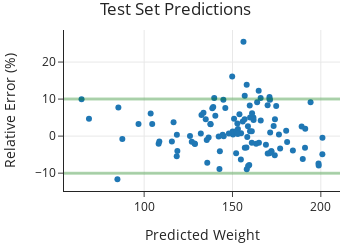

This figure's notebook cell:
### Code cell
fig = px.scatter(x=y_pred_test, y=test_set_error,
                 title='Test Set Predictions',
                 width=350, height=250)
fig.add_hline(10, line_width=3, line_color='green')
fig.add_hline(-10, line_width=3, line_color='green')
margin(fig, t=30)
xlabel(fig, 'Predicted Weight')
ylabel(fig, 'Relative Error (%)')

### Figure 1 — Plotly figure (JSON) as saved in the notebook; plotly's stock layout.template omitted (floating-point values rounded to 4 significant figures)
{"data": [{"hovertemplate": "x=%{x}<br>y=%{y}<extra></extra>", "legendgroup": "", "marker": {"color": "#1F77B4", "symbol": "circle"}, "mode": "markers", "name": "", "orientation": "v", "showlegend": false, "type": "scatter", "x": [165.9, 157.0, 140.3, 153.1, 169.9, 189.1, 137.6, 161.8, 171.3, 168.9, 152.8, 165.0, 191.2, 189.8, 150.1, 153.9, 145.9, 145.0, 132.4, 170.9, 171.2, 139.7, 84.87, 159.9, 115.7, 118.8, 154.7, 172.0, 127.0, 155.8, 136.5, 96.82, 164.0, 125.9, 64.57, 198.8, 149.9, 158.4, 87.66, 184.2, 116.6, 149.8, 157.9, 159.5, 198.7, 161.9, 172.0, 144.4, 108.2, 128.8, 200.9, 142.9, 118.4, 163.4, 159.8, 180.4, 158.8, 85.41, 139.1, 174.7, 177.0, 135.7, 137.5, 150.3, 142.6, 194.2, 156.9, 160.0, 133.6, 200.9, 180.9, 160.9, 144.8, 156.9, 161.1, 158.1, 118.5, 174.0, 191.0, 103.7, 164.8, 170.9, 68.77, 128.5, 166.0, 134.9, 152.1, 142.2, 132.1, 173.3, 158.7, 138.6, 154.8, 160.9, 173.9, 169.9, 108.6, 158.0, 153.0, 135.4, 156.2, 152.0, 104.6, 153.0, 150.9, 148.0, 170.9, 176.3], "xaxis": "x", "y": [10.28, -3.169, 5.495, 1.91, -4.669, 2.567, 3.193, 5.044, 0.9791, -2.322, 3.421, -1.802, 2.004, -6.208, 1.274, 5.888, 7.581, -0.01769, 5.705, 10.56, 9.799, 10.27, -11.63, 1.307, -1.457, -4.042, -6.298, -4.076, -1.539, 3.973, -0.362, 3.282, 9.172, 0.04879, 9.956, -7.943, 0.7092, -0.2283, -0.7514, -3.9, 3.731, 16.13, -3.094, -7.824, -7.393, 4.362, -4.076, 0.3872, -2.026, -2.155, -0.4564, -4.096, -5.438, -2.065, 8.288, 1.45, -8.089, 7.717, 7.834, 8.162, -3.375, -7.17, 3.268, 0.4566, -8.847, 9.162, 4.543, 5.025, 6.306, -4.912, -1.613, -1.816, 9.787, 10.88, 6.162, -8.911, 0.4043, 4.576, -3.164, 6.089, 12.24, 10.01, 4.694, -1.979, 4.226, 4.56, -4.645, -0.1339, 0.7066, 2.714, 2.68, 7.527, 0.7428, 1.291, -5.133, 8.309, -1.471, 13.9, 0.642, -1.055, 25.47, 1.307, 3.283, 0.6704, 4.706, 0.7014, -4.649, 0.406], "yaxis": "y"}], "layout": {"height": 250, "legend": {"tracegroupgap": 0}, "margin": {"t": 30}, "shapes": [{"line": {"color": "green", "width": 3}, "type": "line", "x0": 0, "x1": 1, "xref": "x domain", "y0": 10, "y1": 10, "yref": "y"}, {"line": {"color": "green", "width": 3}, "type": "line", "x0": 0, "x1": 1, "xref": "x domain", "y0": -10, "y1": -10, "yref": "y"}], "title": {"text": "Test Set Predictions"}, "width": 350, "xaxis": {"anchor": "y", "autorange": true, "domain": [0, 1], "range": [54.64, 210.8], "title": {"text": "Predicted Weight"}, "type": "linear"}, "yaxis": {"anchor": "x", "autorange": true, "domain": [0, 1], "range": [-14.82, 28.65], "title": {"text": "Relative Error (%)"}, "type": "linear"}}}
